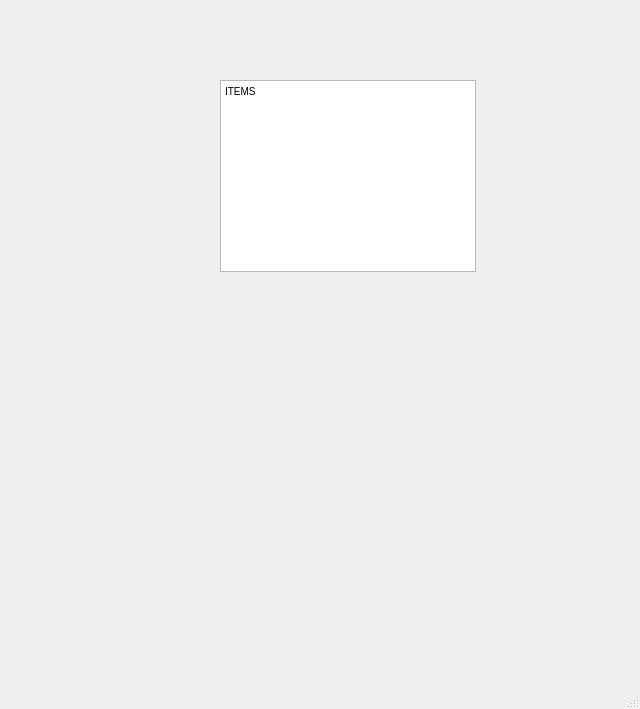
<?xml version="1.0" encoding="UTF-8"?>
<ui version="4.0">
 <class>MainWindow</class>
 <widget class="QMainWindow" name="MainWindow">
  <property name="geometry">
   <rect>
    <x>0</x>
    <y>0</y>
    <width>640</width>
    <height>709</height>
   </rect>
  </property>
  <property name="windowTitle">
   <string>MainWindow</string>
  </property>
  <widget class="QWidget" name="centralwidget">
   <widget class="QTextBrowser" name="textBrowser">
    <property name="geometry">
     <rect>
      <x>220</x>
      <y>80</y>
      <width>256</width>
      <height>192</height>
     </rect>
    </property>
    <property name="html">
     <string>&lt;!DOCTYPE HTML PUBLIC &quot;-//W3C//DTD HTML 4.0//EN&quot; &quot;http://www.w3.org/TR/REC-html40/strict.dtd&quot;&gt;
&lt;html&gt;&lt;head&gt;&lt;meta name=&quot;qrichtext&quot; content=&quot;1&quot; /&gt;&lt;style type=&quot;text/css&quot;&gt;
p, li { white-space: pre-wrap; }
&lt;/style&gt;&lt;/head&gt;&lt;body style=&quot; font-family:'MS Shell Dlg 2'; font-size:7.8pt; font-weight:400; font-style:normal;&quot;&gt;
&lt;p style=&quot; margin-top:0px; margin-bottom:0px; margin-left:0px; margin-right:0px; -qt-block-indent:0; text-indent:0px;&quot;&gt;ITEMS&lt;/p&gt;&lt;/body&gt;&lt;/html&gt;</string>
    </property>
   </widget>
  </widget>
  <widget class="QMenuBar" name="menubar">
   <property name="geometry">
    <rect>
     <x>0</x>
     <y>0</y>
     <width>640</width>
     <height>26</height>
    </rect>
   </property>
  </widget>
  <widget class="QStatusBar" name="statusbar"/>
 </widget>
 <resources/>
 <connections/>
</ui>
